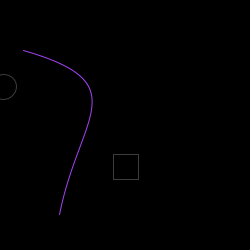
Frame 1 (no input)
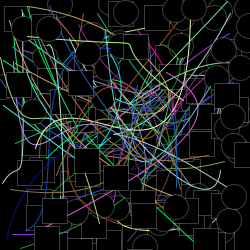
Frame 60 (the mouse pressed at the canvas centre just before this capture)
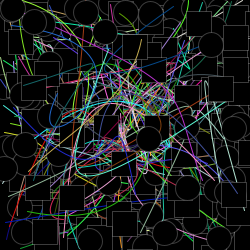
Frame 120 (the mouse held since frame 60 and released just before this capture)

The Processing sketch that drew these frames (run headless with seeded random() and noise(); from frame 60 on, the mouse is pressed at the canvas centre):

// Processing sketch: processing_18682
// ── processing_18682.pde

void setup(){
  size(250,250);
  background(0);
  smooth();

}
void draw(){
  stroke(random(255),random(255),random(255));
  noFill();
  bezier (random(width), random(height), random(width), random(height), random(width), random(height), random(width), random(height));
    stroke(255,60);
    fill(0);
    ellipse(random(width),random(height),25,25);
       rect(random(width),random(height),25,25);

}
